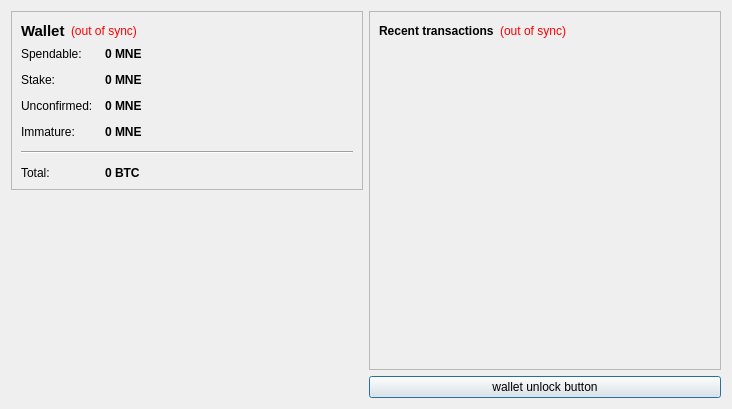
<?xml version="1.0" encoding="UTF-8"?>
<ui version="4.0">
 <class>OverviewPage</class>
 <widget class="QWidget" name="OverviewPage">
  <property name="geometry">
   <rect>
    <x>0</x>
    <y>0</y>
    <width>732</width>
    <height>409</height>
   </rect>
  </property>
  <property name="windowTitle">
   <string>Form</string>
  </property>
  <layout class="QHBoxLayout" name="horizontalLayout" stretch="0,0">
   <item>
    <layout class="QVBoxLayout" name="verticalLayout_2">
     <item>
      <widget class="QFrame" name="frame">
       <property name="frameShape">
        <enum>QFrame::StyledPanel</enum>
       </property>
       <property name="frameShadow">
        <enum>QFrame::Raised</enum>
       </property>
       <layout class="QVBoxLayout" name="verticalLayout_4">
        <item>
         <layout class="QHBoxLayout" name="horizontalLayout_4">
          <item>
           <widget class="QLabel" name="label_5">
            <property name="font">
             <font>
              <pointsize>11</pointsize>
              <weight>75</weight>
              <bold>true</bold>
             </font>
            </property>
            <property name="text">
             <string>Wallet</string>
            </property>
           </widget>
          </item>
          <item>
           <widget class="QLabel" name="labelWalletStatus">
            <property name="toolTip">
             <string>The displayed information may be out of date. Your wallet automatically synchronizes with the Munne network after a connection is established, but this process has not completed yet.</string>
            </property>
            <property name="styleSheet">
             <string notr="true">QLabel { color: red; }</string>
            </property>
            <property name="text">
             <string notr="true">(out of sync)</string>
            </property>
            <property name="alignment">
             <set>Qt::AlignLeading|Qt::AlignLeft|Qt::AlignVCenter</set>
            </property>
           </widget>
          </item>
          <item>
           <spacer name="horizontalSpacer_2">
            <property name="orientation">
             <enum>Qt::Horizontal</enum>
            </property>
            <property name="sizeHint" stdset="0">
             <size>
              <width>40</width>
              <height>20</height>
             </size>
            </property>
           </spacer>
          </item>
         </layout>
        </item>
        <item>
         <layout class="QFormLayout" name="formLayout_2">
          <property name="fieldGrowthPolicy">
           <enum>QFormLayout::AllNonFixedFieldsGrow</enum>
          </property>
          <property name="horizontalSpacing">
           <number>12</number>
          </property>
          <property name="verticalSpacing">
           <number>12</number>
          </property>
          <item row="0" column="0">
           <widget class="QLabel" name="label">
            <property name="text">
             <string>Spendable:</string>
            </property>
           </widget>
          </item>
          <item row="0" column="1">
           <widget class="QLabel" name="labelBalance">
            <property name="font">
             <font>
              <weight>75</weight>
              <bold>true</bold>
             </font>
            </property>
            <property name="cursor">
             <cursorShape>IBeamCursor</cursorShape>
            </property>
            <property name="toolTip">
             <string>Your current spendable balance</string>
            </property>
            <property name="text">
             <string notr="true">0 MNE</string>
            </property>
            <property name="textInteractionFlags">
             <set>Qt::LinksAccessibleByMouse|Qt::TextSelectableByKeyboard|Qt::TextSelectableByMouse</set>
            </property>
           </widget>
          </item>
          <item row="1" column="0">
           <widget class="QLabel" name="label_6">
            <property name="text">
             <string>Stake:</string>
            </property>
           </widget>
          </item>
          <item row="1" column="1">
           <widget class="QLabel" name="labelStake">
            <property name="font">
             <font>
              <weight>75</weight>
              <bold>true</bold>
             </font>
            </property>
            <property name="cursor">
             <cursorShape>IBeamCursor</cursorShape>
            </property>
            <property name="toolTip">
             <string>Total of coins that was staked, and do not yet count toward the current balance</string>
            </property>
            <property name="text">
             <string notr="true">0 MNE</string>
            </property>
            <property name="textInteractionFlags">
             <set>Qt::LinksAccessibleByMouse|Qt::TextSelectableByKeyboard|Qt::TextSelectableByMouse</set>
            </property>
           </widget>
          </item>
          <item row="2" column="0">
           <widget class="QLabel" name="label_3">
            <property name="text">
             <string>Unconfirmed:</string>
            </property>
           </widget>
          </item>
          <item row="2" column="1">
           <widget class="QLabel" name="labelUnconfirmed">
            <property name="font">
             <font>
              <weight>75</weight>
              <bold>true</bold>
             </font>
            </property>
            <property name="cursor">
             <cursorShape>IBeamCursor</cursorShape>
            </property>
            <property name="toolTip">
             <string>Total of transactions that have yet to be confirmed, and do not yet count toward the current balance</string>
            </property>
            <property name="text">
             <string notr="true">0 MNE</string>
            </property>
            <property name="textInteractionFlags">
             <set>Qt::LinksAccessibleByMouse|Qt::TextSelectableByKeyboard|Qt::TextSelectableByMouse</set>
            </property>
           </widget>
          </item>
          <item row="3" column="0">
           <widget class="QLabel" name="labelImmatureText">
            <property name="text">
             <string>Immature:</string>
            </property>
           </widget>
          </item>
          <item row="3" column="1">
           <widget class="QLabel" name="labelImmature">
            <property name="font">
             <font>
              <weight>75</weight>
              <bold>true</bold>
             </font>
            </property>
            <property name="toolTip">
             <string>Mined balance that has not yet matured</string>
            </property>
            <property name="text">
             <string notr="true">0 MNE</string>
            </property>
            <property name="textInteractionFlags">
             <set>Qt::LinksAccessibleByMouse|Qt::TextSelectableByKeyboard|Qt::TextSelectableByMouse</set>
            </property>
           </widget>
          </item>
          <item row="4" column="0" colspan="2">
           <widget class="Line" name="line">
            <property name="orientation">
             <enum>Qt::Horizontal</enum>
            </property>
           </widget>
          </item>
          <item row="5" column="0">
           <widget class="QLabel" name="labelTotalText">
            <property name="text">
             <string>Total:</string>
            </property>
           </widget>
          </item>
          <item row="5" column="1">
           <widget class="QLabel" name="labelTotal">
            <property name="font">
             <font>
              <weight>75</weight>
              <bold>true</bold>
             </font>
            </property>
            <property name="cursor">
             <cursorShape>IBeamCursor</cursorShape>
            </property>
            <property name="toolTip">
             <string>Your current total balance</string>
            </property>
            <property name="text">
             <string notr="true">0 BTC</string>
            </property>
            <property name="textInteractionFlags">
             <set>Qt::LinksAccessibleByMouse|Qt::TextSelectableByKeyboard|Qt::TextSelectableByMouse</set>
            </property>
           </widget>
          </item>
         </layout>
        </item>
       </layout>
      </widget>
     </item>
     <item>
      <spacer name="verticalSpacer_4">
       <property name="orientation">
        <enum>Qt::Vertical</enum>
       </property>
       <property name="sizeHint" stdset="0">
        <size>
         <width>20</width>
         <height>40</height>
        </size>
       </property>
      </spacer>
     </item>
     <item>
      <widget class="QLabel" name="label_2">
       <property name="text">
        <string/>
       </property>
       <property name="pixmap">
        <pixmap resource="../bitcoin.qrc">:/images/Wallet_Logo</pixmap>
       </property>
       <property name="alignment">
        <set>Qt::AlignCenter</set>
       </property>
      </widget>
     </item>
     <item>
      <spacer name="verticalSpacer">
       <property name="orientation">
        <enum>Qt::Vertical</enum>
       </property>
       <property name="sizeHint" stdset="0">
        <size>
         <width>20</width>
         <height>40</height>
        </size>
       </property>
      </spacer>
     </item>
    </layout>
   </item>
   <item>
    <layout class="QVBoxLayout" name="verticalLayout_3">
     <item>
      <widget class="QFrame" name="frame_2">
       <property name="frameShape">
        <enum>QFrame::StyledPanel</enum>
       </property>
       <property name="frameShadow">
        <enum>QFrame::Raised</enum>
       </property>
       <layout class="QVBoxLayout" name="verticalLayout">
        <item>
         <layout class="QHBoxLayout" name="horizontalLayout_2">
          <item>
           <widget class="QLabel" name="label_4">
            <property name="text">
             <string>&lt;b&gt;Recent transactions&lt;/b&gt;</string>
            </property>
           </widget>
          </item>
          <item>
           <widget class="QLabel" name="labelTransactionsStatus">
            <property name="toolTip">
             <string>The displayed information may be out of date. Your wallet automatically synchronizes with the Munne network after a connection is established, but this process has not completed yet.</string>
            </property>
            <property name="styleSheet">
             <string notr="true">QLabel { color: red; }</string>
            </property>
            <property name="text">
             <string notr="true">(out of sync)</string>
            </property>
            <property name="alignment">
             <set>Qt::AlignRight|Qt::AlignTrailing|Qt::AlignVCenter</set>
            </property>
           </widget>
          </item>
          <item>
           <spacer name="horizontalSpacer">
            <property name="orientation">
             <enum>Qt::Horizontal</enum>
            </property>
            <property name="sizeHint" stdset="0">
             <size>
              <width>40</width>
              <height>20</height>
             </size>
            </property>
           </spacer>
          </item>
         </layout>
        </item>
        <item>
         <widget class="QListView" name="listTransactions">
          <property name="styleSheet">
           <string notr="true">QListView { background: transparent; }</string>
          </property>
          <property name="frameShape">
           <enum>QFrame::NoFrame</enum>
          </property>
          <property name="verticalScrollBarPolicy">
           <enum>Qt::ScrollBarAlwaysOff</enum>
          </property>
          <property name="horizontalScrollBarPolicy">
           <enum>Qt::ScrollBarAlwaysOff</enum>
          </property>
          <property name="selectionMode">
           <enum>QAbstractItemView::NoSelection</enum>
          </property>
         </widget>
        </item>
       </layout>
      </widget>
     </item>
     <item>
      <widget class="QPushButton" name="unlockWalletButton">
       <property name="sizePolicy">
        <sizepolicy hsizetype="Minimum" vsizetype="Fixed">
         <horstretch>0</horstretch>
         <verstretch>0</verstretch>
        </sizepolicy>
       </property>
       <property name="maximumSize">
        <size>
         <width>16777214</width>
         <height>16777214</height>
        </size>
       </property>
       <property name="toolTip">
        <string/>
       </property>
       <property name="text">
        <string>wallet unlock button</string>
       </property>
       <property name="checkable">
        <bool>false</bool>
       </property>
       <property name="autoDefault">
        <bool>false</bool>
       </property>
       <property name="default">
        <bool>true</bool>
       </property>
       <property name="flat">
        <bool>false</bool>
       </property>
      </widget>
     </item>
    </layout>
   </item>
  </layout>
 </widget>
 <resources>
  <include location="../bitcoin.qrc"/>
 </resources>
 <connections/>
</ui>
